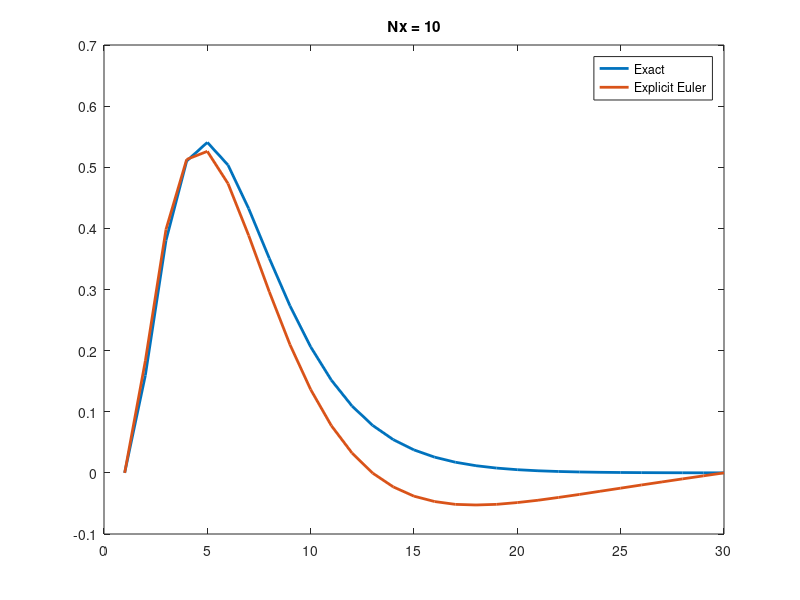

Reproduce this figure in MATLAB.
clear all
%EXAM 2
%Question 3

Lx = 15;
x = linspace(0,Lx,30);
Nx = length(x);
dt = 0.1;
dx = x(2) - x(1);
% a = 1; %alpha
tn = 100;

% T_steady = x.^2 .* exp(-x);
S_x = -(x.^2 - 4.*x + 2) .* exp(-x);

%INITIAL AND BOUNDARY CONDITIONS

T = zeros(Nx, 1);
TT = zeros(Nx, 1); 

TT(1,:) = 0;
TT(Nx,:) = (Lx^2)*exp(-Lx);

%EXPLICIT EULER

for iterations = 1:tn
    for i = 2:Nx-1;
        T(i) = 0.5*(TT(i+1) + TT(i-1)) + dx^2*0.5*(S_x(i));
    end
    TT = T;
end

%CRANK-NICHOLSON
% 
% A_xU(i) = (T(i+1) - 2*T(i) + T(i-1))/dx^2;
% 
% for time = 0:dt:20
%     for i = 2:Nx-1;
%         TTT = TT(i) - ((1/2) * (A_xU(i+1) + A_xU(i)) * dt);
%     end
% end
%     

%EXACT SOLUTION

for i = 1:Nx;
    T_exact(i) = x(i).^2 * exp(-x(i));
end

figure(1);
plot(T_exact, 'LineWidth', 2)
hold on
plot(T, 'LineWidth', 2)
title('Nx = 10')
legend('Exact', 'Explicit Euler')
hold off
